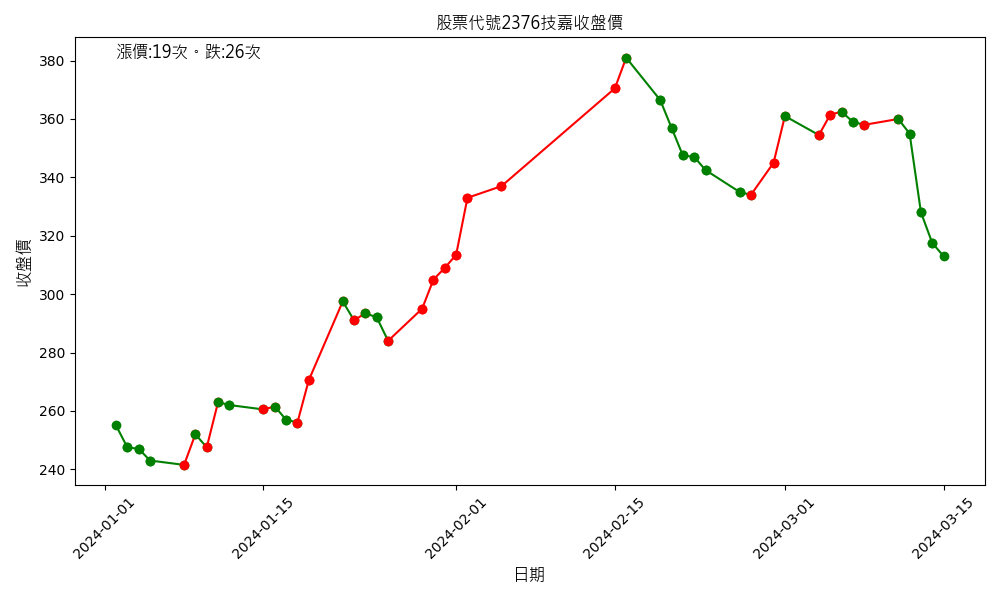

Reproduce this figure in Python.
import requests
import matplotlib.pyplot as plt
from datetime import datetime, timedelta
from matplotlib.font_manager import FontProperties

def fetch_stock_data(date, stock_no):
    url = f"http://www.twse.com.tw/exchangeReport/STOCK_DAY?response=csv&date={date}&stockNo={stock_no}"
    response = requests.get(url)
    dates, prices = [], []
    if response.status_code == 200:
        lines = response.text.split('\n')
        for line in lines:
            if line.count('",') > 8:
                parts = line.split('","')
                if len(parts) >= 7:
                    date_str = parts[0].replace('"', '')
                    try:
                        year, month, day = map(int, date_str.split('/'))
                    except ValueError:
                        continue
                    gregorian_year = year + 1911
                    date = datetime(gregorian_year, month, day)
                    closing_price = float(parts[6].replace(',', ''))
                    dates.append(date)
                    prices.append(closing_price)
    return dates, prices

def get_previous_month(date, months=1):
    month = date.month - months - 1
    year = date.year + month // 12
    month = month % 12 + 1
    day = min(date.day, [31, 29 if year % 4 == 0 else 28, 31, 30, 31, 30, 31, 31, 30, 31, 30, 31][month - 1])
    return datetime(year, month, day).strftime("%Y%m%d")

def plot_stock_data(dates, prices, stock_no):
    plt.figure(figsize=(10, 6))
    
    count_red = 0
    count_green = 0

    # 繁中
    font_path = "C:\\Windows\\Fonts\\msjh.ttc"
    font_properties = FontProperties(fname=font_path, size=12)

    for i in range(1, len(prices)):
        if prices[i] > prices[i-1]:
            plt.plot([dates[i-1], dates[i]], [prices[i-1], prices[i]], 'r-o')
            count_red += 1
        else:
            plt.plot([dates[i-1], dates[i]], [prices[i-1], prices[i]], 'g-o')
            count_green += 1

    plt.title(f'股票代號{stock_no}技嘉收盤價', fontproperties=font_properties)
    plt.xlabel('日期', fontproperties=font_properties)
    plt.ylabel('收盤價', fontproperties=font_properties)
    plt.xticks(rotation=45)
    

    plt.text(dates[0], max(prices), f'漲價:{count_red}次。跌:{count_green}次', fontproperties=font_properties, color='black')
    
    plt.tight_layout()
    plt.savefig(f"{stock_no}_3month_history.png")


if __name__ == "__main__":
    stock_number = "2376"
    current_date = datetime.now()
    current_month_str = current_date.strftime("%Y%m01")
    previous_month_str = get_previous_month(current_date)
    two_months_ago_str = get_previous_month(current_date, 2)

    two_months_ago_dates, two_months_ago_prices = fetch_stock_data(two_months_ago_str, stock_number)
    prev_dates, prev_prices = fetch_stock_data(previous_month_str, stock_number)
    curr_dates, curr_prices = fetch_stock_data(current_month_str, stock_number)

    all_dates = two_months_ago_dates + prev_dates + curr_dates
    all_prices = two_months_ago_prices + prev_prices + curr_prices

    plot_stock_data(all_dates, all_prices, stock_number)
